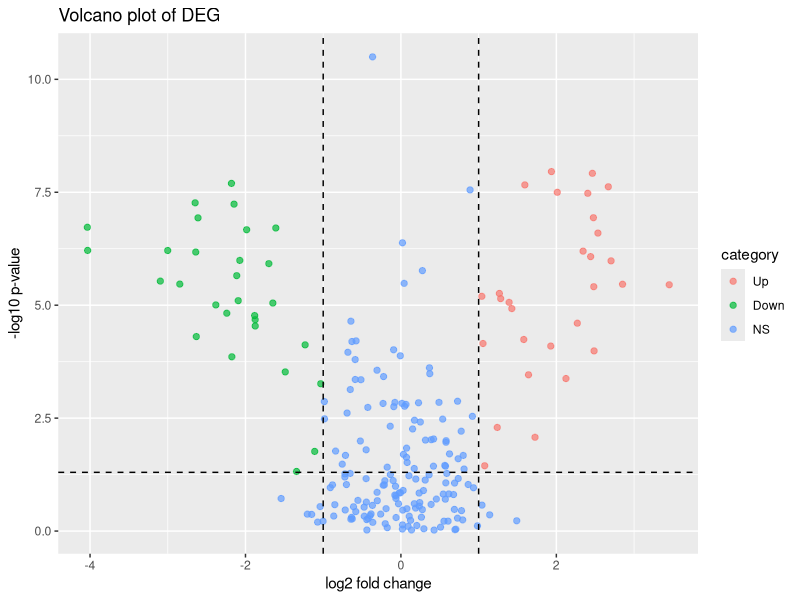
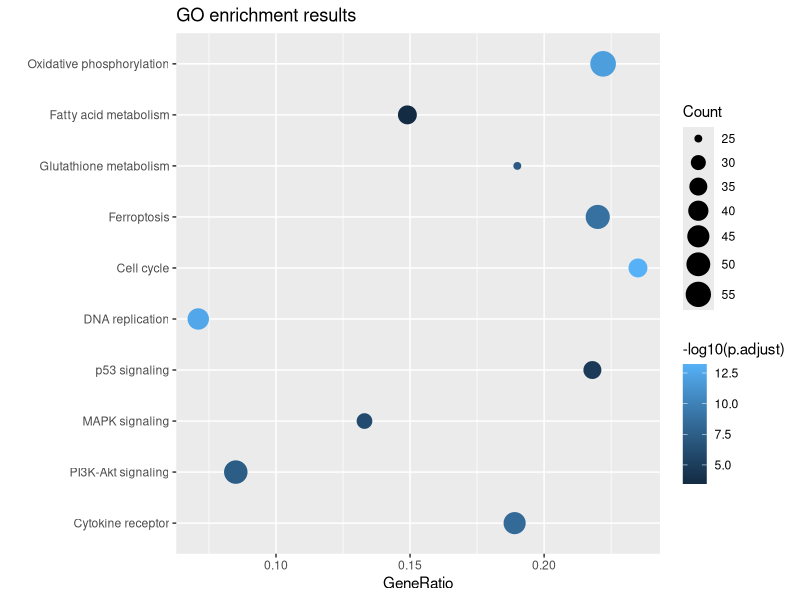
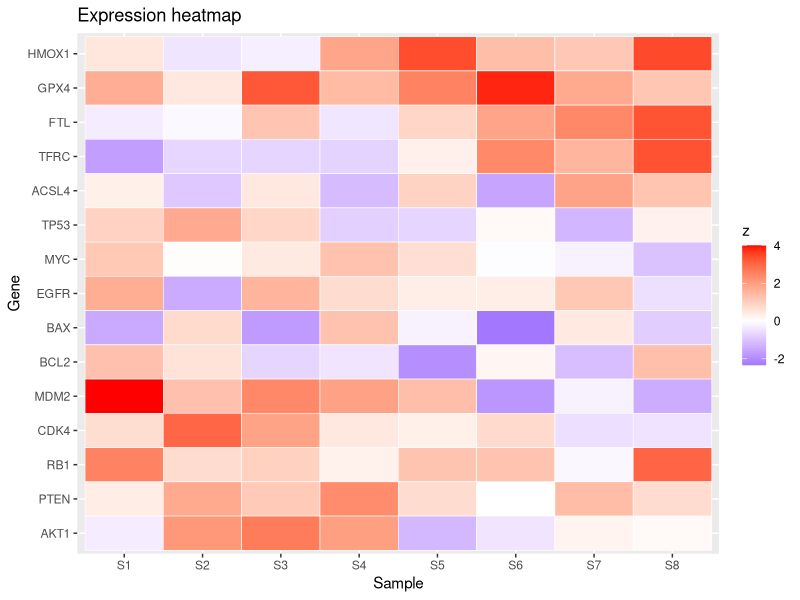
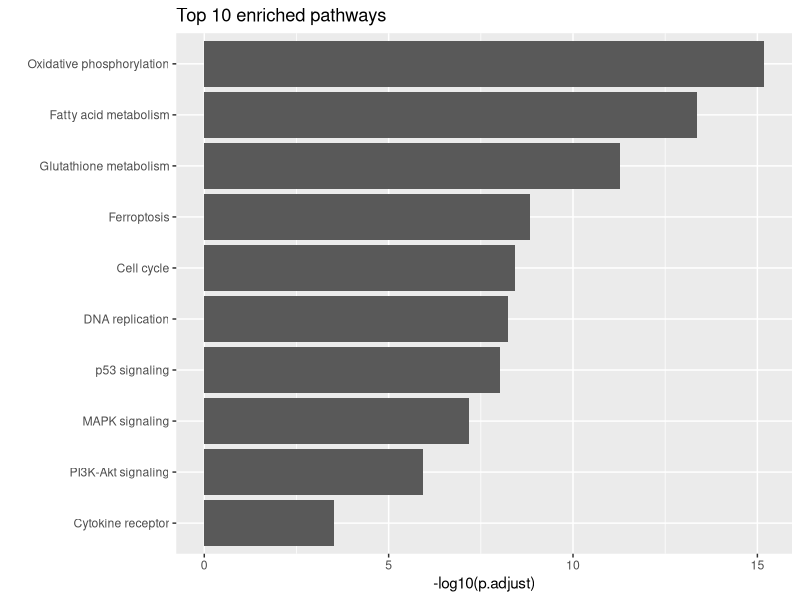

The R source for these figures, in order:
# Case G — build 4 deliberately ugly default ggplot2 figures.
# Synthetic data only (no external files), saved to dev_docs/figures/case-G/.

suppressPackageStartupMessages({
  library(ggplot2)
})

set.seed(20260518)

out_dir <- "dev_docs/figures/case-G"
dir.create(out_dir, recursive = TRUE, showWarnings = FALSE)

# Common bad theme: theme_grey() defaults, dense title, default sans font, no
# polish. This mimics a researcher's first-pass output from cluster/DESeq2.

# ----------------------------------------------------------------------------
# 1. Volcano plot ~ 220 points (small RNA-seq DEG result)
# ----------------------------------------------------------------------------
n_volcano <- 220L
volcano <- data.frame(
  gene      = sprintf("g%03d", seq_len(n_volcano)),
  log2FC    = c(
    rnorm(170, mean = 0,    sd = 0.6),  # bulk null
    rnorm(25,  mean = 2.2,  sd = 0.7),  # up regulated
    rnorm(25,  mean = -2.2, sd = 0.7)   # down regulated
  ),
  neglog10p = c(
    rexp(170, rate = 0.7),
    runif(25, 3, 8),
    runif(25, 3, 8)
  )
)
volcano$category <- ifelse(volcano$log2FC > 1  & volcano$neglog10p > 1.3, "Up",
                    ifelse(volcano$log2FC < -1 & volcano$neglog10p > 1.3, "Down",
                                                                          "NS"))
volcano$category <- factor(volcano$category, levels = c("Up", "Down", "NS"))

p_volcano <- ggplot(volcano, aes(log2FC, neglog10p, color = category)) +
  geom_point(alpha = 0.7, size = 1.8) +
  geom_vline(xintercept = c(-1, 1), linetype = "dashed") +
  geom_hline(yintercept = 1.3, linetype = "dashed") +
  labs(
    title = "Volcano plot of DEG",
    x = "log2 fold change",
    y = "-log10 p-value",
    color = "category"
  )
ggsave(file.path(out_dir, "G-before-volcano.png"), p_volcano,
       width = 6, height = 4.5, dpi = 150, bg = "white")

# ----------------------------------------------------------------------------
# 2. Dotplot ~ GO/KEGG enrichment (10 terms)
# ----------------------------------------------------------------------------
dotplot_terms <- c(
  "Oxidative phosphorylation",
  "Fatty acid metabolism",
  "Glutathione metabolism",
  "Ferroptosis",
  "Cell cycle",
  "DNA replication",
  "p53 signaling",
  "MAPK signaling",
  "PI3K-Akt signaling",
  "Cytokine receptor"
)
dot_df <- data.frame(
  Description = factor(dotplot_terms, levels = rev(dotplot_terms)),
  Count       = sample(15:65, length(dotplot_terms), replace = TRUE),
  GeneRatio   = round(runif(length(dotplot_terms), 0.06, 0.25), 3),
  p.adjust    = 10 ^ (-runif(length(dotplot_terms), 3, 14))
)
p_dot <- ggplot(dot_df,
                aes(GeneRatio, Description,
                    size = Count, color = -log10(p.adjust))) +
  geom_point() +
  scale_size(range = c(2, 8)) +
  labs(
    title = "GO enrichment results",
    x = "GeneRatio", y = "",
    size = "Count", color = "-log10(p.adjust)"
  )
ggsave(file.path(out_dir, "G-before-dotplot.png"), p_dot,
       width = 6.5, height = 4.5, dpi = 150, bg = "white")

# ----------------------------------------------------------------------------
# 3. Heatmap ~ 15 genes x 8 samples expression Z-score
# ----------------------------------------------------------------------------
heat_genes <- c("HMOX1", "GPX4", "FTL", "TFRC", "ACSL4",
                "TP53", "MYC",  "EGFR", "BAX",  "BCL2",
                "MDM2", "CDK4", "RB1",  "PTEN", "AKT1")
heat_samples <- paste0("S", 1:8)
heat_mat <- matrix(rnorm(length(heat_genes) * length(heat_samples), 0, 1.2),
                   nrow = length(heat_genes),
                   dimnames = list(heat_genes, heat_samples))
# Make 5 genes look up-regulated in samples 5-8 to give visible pattern.
heat_mat[1:5, 5:8] <- heat_mat[1:5, 5:8] + 2.0
heat_mat[11:15, 1:4] <- heat_mat[11:15, 1:4] + 1.5

heat_df <- as.data.frame.table(heat_mat, stringsAsFactors = FALSE)
names(heat_df) <- c("gene", "sample", "z")
heat_df$gene   <- factor(heat_df$gene,   levels = rev(heat_genes))
heat_df$sample <- factor(heat_df$sample, levels = heat_samples)

p_heat <- ggplot(heat_df, aes(sample, gene, fill = z)) +
  geom_tile(color = "white", size = 0.2) +
  scale_fill_gradient2(low = "blue", mid = "white", high = "red", midpoint = 0) +
  labs(title = "Expression heatmap", x = "Sample", y = "Gene", fill = "z")
ggsave(file.path(out_dir, "G-before-heatmap.png"), p_heat,
       width = 6, height = 5.5, dpi = 150, bg = "white")

# ----------------------------------------------------------------------------
# 4. Horizontal bar plot ~ top 10 pathways by -log10(p.adjust)
# ----------------------------------------------------------------------------
bar_terms <- c(
  "Oxidative phosphorylation",
  "Fatty acid metabolism",
  "Glutathione metabolism",
  "Ferroptosis",
  "Cell cycle",
  "DNA replication",
  "p53 signaling",
  "MAPK signaling",
  "PI3K-Akt signaling",
  "Cytokine receptor"
)
bar_df <- data.frame(
  pathway = factor(bar_terms, levels = rev(bar_terms)),
  value   = sort(round(runif(length(bar_terms), 3, 16), 2), decreasing = TRUE)
)
p_bar <- ggplot(bar_df, aes(value, pathway)) +
  geom_col() +
  labs(
    title = "Top 10 enriched pathways",
    x = "-log10(p.adjust)", y = ""
  )
ggsave(file.path(out_dir, "G-before-bar.png"), p_bar,
       width = 6.5, height = 4.5, dpi = 150, bg = "white")

cat("Wrote 4 before-figures to ", out_dir, "\n", sep = "")
